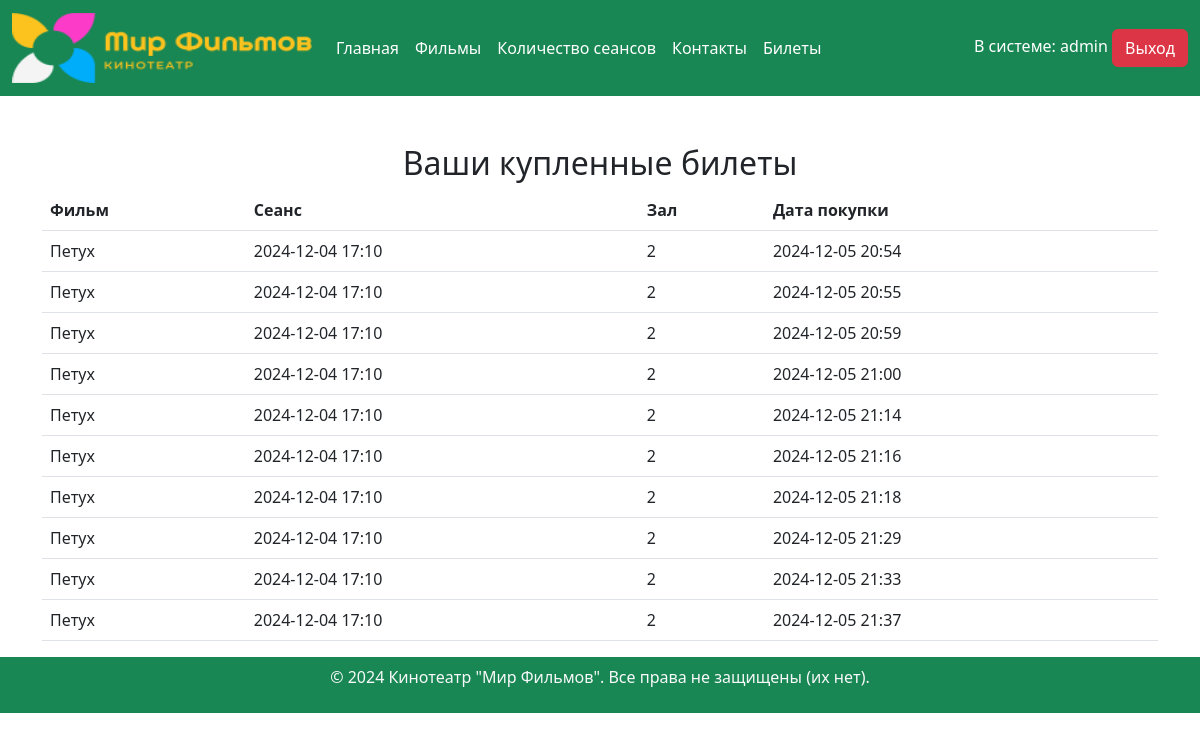
Screenshot of /tickets/ (signed in) with the database file from the repository.
### kino/models.py (models this page shows, shortened)
class Ticket(models.Model):
    user = models.ForeignKey(User, on_delete=models.CASCADE)
    session = models.ForeignKey('Session', on_delete=models.CASCADE)
    created_at = models.DateTimeField(auto_now_add=True)

class Session(models.Model):
    film = models.ForeignKey(Products, on_delete=models.CASCADE)
    session_time = models.DateTimeField()
    hall_number = models.IntegerField()
    class Meta:
        verbose_name = 'Сеансы'
        verbose_name_plural = 'Сеансы'

class Products(models.Model):
    image = models.ImageField()
    name = models.CharField(max_length=100)
    description = models.TextField()
    types = [
        ('TVS','TV Series'),
        ('Пол.метр.','Полнометражный' ),
        ('Кор.метр.','Короткометражный'),
    ]
    type = models.CharField(max_length=50,choices=types)
    studios = models.CharField(max_length=255)
    statuses = [
        ('Зак.','Законнченный'),
        ('В раз','В разработке')
    ]
    status = models.CharField(max_length=100,choices=statuses)
    duration = models.FloatField()
    qualities = [
        ('HD','HD'),
        ('FHD','FHD'),
        ('LOW','LOW',),
        ('2k','2K')
    ]
    quality = models.CharField(max_length=100,choices=qualities)
    views = models.IntegerField(default=0)
    created_at = models.DateTimeField(auto_now_add=True)
    class Meta:
        verbose_name = 'Произведения'
        verbose_name_plural = 'Произведения'

### kino/views.py (the view)
# urls.py: path('tickets/', views.TicketsView.as_view(), name='tickets'),
class TicketsView(View):
    def get(self, request):
        if request.user.is_authenticated:
            tickets = Ticket.objects.filter(user=request.user)
            return render(request, 'tickets.html', {'tickets': tickets})
        else:
            return redirect('login')

### kino/templates/tickets.html
{% extends "base.html" %}
{% block content %}
<div class="container mt-5">
    <h2 class="text-center">Ваши купленные билеты</h2>
    {% if tickets %}
        <table class="table">
            <thead>
                <tr>
                    <th>Фильм</th>
                    <th>Сеанс</th>
                    <th>Зал</th>
                    <th>Дата покупки</th>
                </tr>
            </thead>
            <tbody>
                {% for ticket in tickets %}
                    <tr>
                        <td>{{ ticket.session.film.name }}</td>
                        <td>{{ ticket.session.session_time|date:"Y-m-d H:i" }}</td>
                        <td>{{ ticket.session.hall_number }}</td>
                        <td>{{ ticket.created_at|date:"Y-m-d H:i" }}</td>
                    </tr>
                {% endfor %}
            </tbody>
        </table>
    {% else %}
        <p>У вас нет купленных билетов.</p>
    {% endif %}
</div>
{% endblock %}

### kino/templates/base.html (shortened to what this page needs)
<!DOCTYPE html>
<html lang="en">
<head>
    {% load static %}
    <link rel="stylesheet" href="https://cdn.jsdelivr.net/npm/bootstrap@5.3.0/dist/css/bootstrap.min.css">
</head>
<body>
    <header>
        <nav class="navbar navbar-expand-lg navbar-dark bg-success">
            <div class="container-fluid">
                <a class="navbar-brand" href="{% url 'index' %}"><img src="{% static 'images/logotip.png' %}" width="300" height="70"></a>
                <div class="collapse navbar-collapse" id="navbarNav">
                    <ul class="navbar-nav">
                        <li class="nav-item">
                            <a class="nav-link active" href="{% url 'index' %}">Главная</a>
                        </li>
                        <li class="nav-item">
                            <a class="nav-link active" aria-current="page" href="{% url 'films' %}">Фильмы</a>
                        </li>
                        <li class="nav-item">
                            <a class="nav-link active" aria-current="page" href="{% url 'session_schedule' %}">Количество сеансов</a>
                        </li>
                        <li class="nav-item">
                            <a class="nav-link active" aria-current="page" href="{% url 'contact' %}">Контакты</a>
                        </li>
                        <li class="nav-item">
                            <a class="nav-link active" aria-current="page" href="{% url 'tickets' %}">Билеты</a>
                        </li>
                    </ul>
                    <div class="ms-auto text-light">
                        {% if user.is_authenticated %}
                        <span class="navbar-text text-white">В системе: {{ user.username }}</span>
                        <a class="btn btn-danger" href="{% url 'logout' %}">Выход</a>
                    {% else %}
                        <a class="btn btn-warning" href="{% url 'login' %}">Логин</a>
                    {% endif %}
                    </div>
                </div>
            </div>
        </nav>
    </header>
    {% block content %}
    {% endblock %}
    <footer class="bg-success text-light text-center py-2">
        <p>© 2024 Кинотеатр "Мир Фильмов". Все права не защищены (их нет).</p>
    </footer>
</body>
</html>

### rows the page displays
Ticket: session.film.name "Петух", session.session_time "2024-12-04 17:10", session.hall_number "2", created_at "2024-12-05 20:54"
Ticket: session.film.name "Петух", session.session_time "2024-12-04 17:10", session.hall_number "2", created_at "2024-12-05 20:55"
Ticket: session.film.name "Петух", session.session_time "2024-12-04 17:10", session.hall_number "2", created_at "2024-12-05 20:59"
Ticket: session.film.name "Петух", session.session_time "2024-12-04 17:10", session.hall_number "2", created_at "2024-12-05 21:00"
Ticket: session.film.name "Петух", session.session_time "2024-12-04 17:10", session.hall_number "2", created_at "2024-12-05 21:14"
Ticket: session.film.name "Петух", session.session_time "2024-12-04 17:10", session.hall_number "2", created_at "2024-12-05 21:16"
Ticket: session.film.name "Петух", session.session_time "2024-12-04 17:10", session.hall_number "2", created_at "2024-12-05 21:18"
Ticket: session.film.name "Петух", session.session_time "2024-12-04 17:10", session.hall_number "2", created_at "2024-12-05 21:29"
Ticket: session.film.name "Петух", session.session_time "2024-12-04 17:10", session.hall_number "2", created_at "2024-12-05 21:33"
Ticket: session.film.name "Петух", session.session_time "2024-12-04 17:10", session.hall_number "2", created_at "2024-12-05 21:37"

### other values shown
{{ user.username }} "admin"
